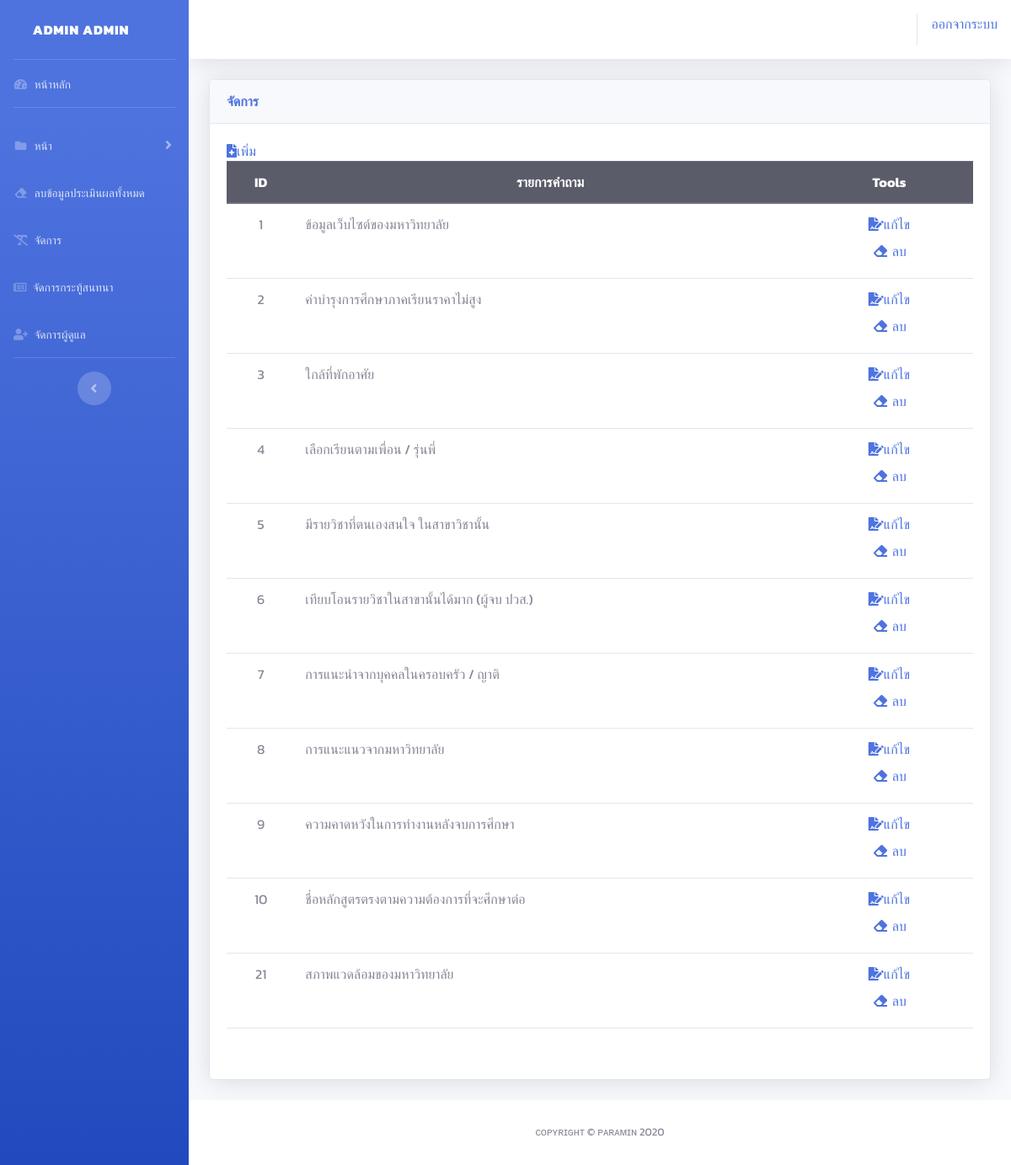
Page /admin/delq.php (signed in) on the committed database.
### tables this page shows
CREATE TABLE `tb_question` (
  `id_question` int(11) NOT NULL,
  `question` varchar(255) NOT NULL
);

### admin/delq.php (the view, shortened to what this page needs)
<?php
if(strlen($_SESSION['alogin'])==0)
	{
header('location:login.php');
}
else{
?>
<!DOCTYPE html>
<html lang="en">
<head>
<link href="vendor/fontawesome-free/css/all.min.css" rel="stylesheet" type="text/css">
  <link href="css/sb-admin-2.min.css" rel="stylesheet">
  <link href="vendor/datatables/dataTables.bootstrap4.min.css" rel="stylesheet">
</head>
<body id="page-top">
  <div id="wrapper">
    <ul class="navbar-nav bg-gradient-primary sidebar sidebar-dark accordion" id="accordionSidebar">
      <a class="sidebar-brand d-flex align-items-center justify-content-center" href="index.php">
        <div class="sidebar-brand-icon rotate-n-0"><?=$_SESSION['fname']; ?> <?=$_SESSION['lname']; ?>
        </div>
      </a>
      <hr class="sidebar-divider my-0">
      <li class="nav-item">
        <a class="nav-link" href="index.php">
          <i class="fas fa-fw fa-tachometer-alt"></i>
          <span>หน้าหลัก</span></a>
      </li>
      <hr class="sidebar-divider">
      <li class="nav-item">
        <a class="nav-link collapsed" href="#" data-toggle="collapse" data-target="#collapsePages" aria-expanded="true" aria-controls="collapsePages">
          <i class="fas fa-fw fa-folder"></i>
          <span>หน้า</span>
        </a>
      </li>
      <li class="nav-item">
		  <a class="nav-link" href="JavaScript:if(confirm('ยืนยันที่จะลบ')==true){window.location='del.php';}">
          <i class="fas fa-fw fa-eraser"></i>
          <span>ลบข้อมูลประเมินผลทั้งหมด</span></a>
      </li>
		<li class="nav-item">
		  <a class="nav-link" href="delq.php">
         <i class="fas fa-remove-format"></i>
          <span>จัดการ</span></a>
      </li>
		<li class="nav-item">
		  <a class="nav-link" href="managethread.php">
         <i class="far fa-newspaper"></i>
          <span>จัดการกระทู้สนทนา</span></a>
      </li>
		<li class="nav-item">
		  <a class="nav-link" href="addadmin.php">
         <i class="fas fa-user-plus"></i>
          <span>จัดการผู้ดูแล</span></a>
      </li>
      <hr class="sidebar-divider d-none d-md-block">
      <div class="text-center d-none d-md-inline">
        <button class="rounded-circle border-0" id="sidebarToggle"></button>
      </div>
    </ul>
    <div id="content-wrapper" class="d-flex flex-column">
      <div id="content">
        <nav class="navbar navbar-expand navbar-light bg-white topbar mb-4 static-top shadow">
          <ul class="navbar-nav ml-auto">
            <li class="nav-item dropdown no-arrow"> <a href="logout.php">ออกจากระบบ</a>
            </li>
          </ul>
        </nav>
        <div class="container-fluid">
          <div class="card shadow mb-4">
            <div class="card-header py-3">
              <h6 class="m-0 font-weight-bold text-primary">จัดการ</h6>
            </div>
            <div class="card-body">
              <div class="table-responsive">
			  <table align="left" width="59%" class="table">
  <thead align="center" class="thead-dark">
    <tr>
		<th scope="col">ID</th>
      <th scope="col" align="left">รายการคำถาม</th>
      <th scope="col">Tools</th>
		<?php
include("Config.php");
$sql = "SELECT * FROM tb_question";
	$result = mysqli_query($dbcon,$sql);
?>
    </tr>
  </thead>
  <tbody>
	  <?php while($row=mysqli_fetch_array($result,MYSQLI_ASSOC)) { ?>
    <tr align="center">
      <td><?= $row['id_question']; ?></td>
      <td align="left"><?= $row['question']; ?></td>
      <td align="center"><a href="editq.php?id_question=<?php echo $row["id_question"];?>"> <i class="fas fa-file-signature"></i>แก้ไข </a>
		  <a class="nav-link" href="JavaScript:if(confirm('ยืนยันที่จะลบ')==true){window.location='savedel.php?id_question=<?php echo $row["id_question"];?>';}">
          <i class="fas fa-fw fa-eraser"></i>
          <span>ลบ</span></a>
    </tr>
	  <?php }?>
	  <a href="add.php"><i class="fas fa-file-medical"></i>เพิ่ม </a>
    <tr align= right>
      <td colspan="3"></th>
    </tr>
    </tbody>
</table>
              </div>
            </div>
          </div>
        </div>
      </div>
       <footer align="center" class="sticky-footer bg-white">
        <div align="center" class="container my-auto">
          <div align="center" class="copyright text-center my-auto"> <span> ᴄᴏᴘʏʀɪɢʜᴛ © ᴘᴀʀᴀᴍɪɴ 2020 </span></div>
        </div>
      </footer>
    </div>
  </div>
</body>
</html>
<?php } ?>

### admin/delq.php (style rules this page uses)
body { font-family: 'Kanit', sans-serif; }

### rows in the picture
tb_question: id_question "1", question "ข้อมูลเว็บไซต์ของมหาวิทยาลัย"
tb_question: id_question "2", question "ค่าบำรุงการศึกษาภาคเรียนราคาไม่สูง"
tb_question: id_question "3", question "ใกล้ที่พักอาศัย"
tb_question: id_question "4", question "เลือกเรียนตามเพื่อน / รุ่นพี่"
tb_question: id_question "5", question "มีรายวิชาที่ตนเองสนใจ ในสาขาวิชานั้น"
tb_question: id_question "6", question "เทียบโอนรายวิชาในสาขานั้นได้มาก (ผู้จบ ปวส.)"
tb_question: id_question "7", question "การแนะนำจากบุคคลในครอบครัว / ญาติ"
tb_question: id_question "8", question "การแนะแนวจากมหาวิทยาลัย"
tb_question: id_question "9", question "ความคาดหวังในการทำงานหลังจบการศึกษา"
tb_question: id_question "10", question "ชื่อหลักสูตรตรงตามความต้องการที่จะศึกษาต่อ"
tb_question: id_question "21", question "สภาพแวดล้อมของมหาวิทยาลัย"

### other values in the picture
$_SESSION['fname'] "ADMIN"
$_SESSION['lname'] "ADMIN"
